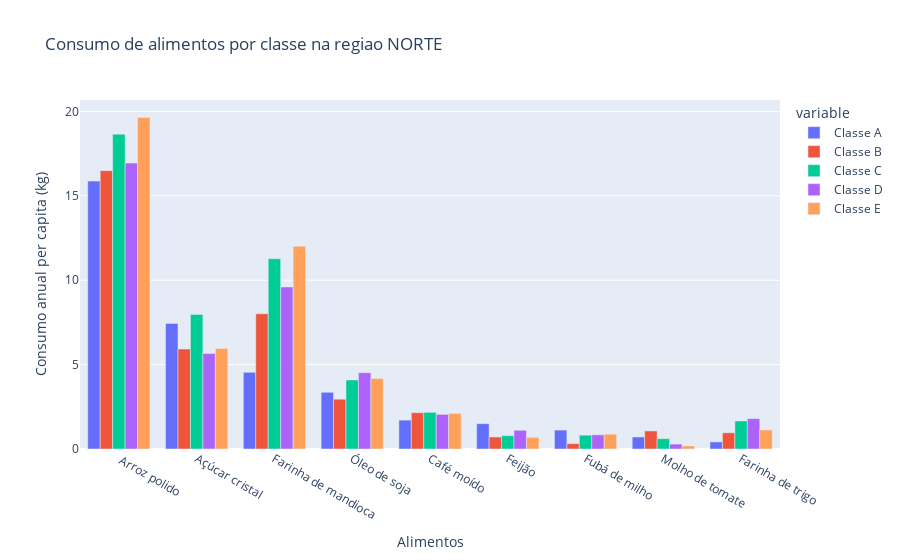

The cell this chart's notebook holds for it:
### Markdown cell above
* Região Norte

### Code cell
fig = px.bar(consumo_norte, barmode = 'group', x = 'Items', y = ['Classe A', 'Classe B', 'Classe C', 'Classe D', 'Classe E'], title = 'Consumo de alimentos por classe na regiao NORTE', labels= {'Items': 'Alimentos', 'value': 'Consumo anual per capita (kg)' })
fig.show()

### Figure 1 — Plotly figure (JSON) as saved in the notebook; plotly's stock layout.template omitted (floating-point values rounded to 4 significant figures)
{"data": [{"alignmentgroup": "True", "hovertemplate": "variable=Classe A<br>Alimentos=%{x}<br>Consumo anual per capita (kg)=%{y}<extra></extra>", "legendgroup": "Classe A", "marker": {"color": "#636efa", "pattern": {"shape": ""}}, "name": "Classe A", "offsetgroup": "Classe A", "orientation": "v", "showlegend": true, "textposition": "auto", "type": "bar", "x": [" Arroz polido", "Açúcar cristal", "Farinha de mandioca", "Óleo de soja", "Café moído", "Feijão", "Fubá de milho", "Molho de tomate", "Farinha de trigo"], "xaxis": "x", "y": [15.87, 7.44, 4.54, 3.36, 1.71, 1.5, 1.12, 0.71, 0.42], "yaxis": "y"}, {"alignmentgroup": "True", "hovertemplate": "variable=Classe B<br>Alimentos=%{x}<br>Consumo anual per capita (kg)=%{y}<extra></extra>", "legendgroup": "Classe B", "marker": {"color": "#EF553B", "pattern": {"shape": ""}}, "name": "Classe B", "offsetgroup": "Classe B", "orientation": "v", "showlegend": true, "textposition": "auto", "type": "bar", "x": [" Arroz polido", "Açúcar cristal", "Farinha de mandioca", "Óleo de soja", "Café moído", "Feijão", "Fubá de milho", "Molho de tomate", "Farinha de trigo"], "xaxis": "x", "y": [16.49, 5.92, 8.01, 2.95, 2.15, 0.71, 0.32, 1.07, 0.96], "yaxis": "y"}, {"alignmentgroup": "True", "hovertemplate": "variable=Classe C<br>Alimentos=%{x}<br>Consumo anual per capita (kg)=%{y}<extra></extra>", "legendgroup": "Classe C", "marker": {"color": "#00cc96", "pattern": {"shape": ""}}, "name": "Classe C", "offsetgroup": "Classe C", "orientation": "v", "showlegend": true, "textposition": "auto", "type": "bar", "x": [" Arroz polido", "Açúcar cristal", "Farinha de mandioca", "Óleo de soja", "Café moído", "Feijão", "Fubá de milho", "Molho de tomate", "Farinha de trigo"], "xaxis": "x", "y": [18.65, 7.97, 11.27, 4.09, 2.17, 0.79, 0.82, 0.61, 1.66], "yaxis": "y"}, {"alignmentgroup": "True", "hovertemplate": "variable=Classe D<br>Alimentos=%{x}<br>Consumo anual per capita (kg)=%{y}<extra></extra>", "legendgroup": "Classe D", "marker": {"color": "#ab63fa", "pattern": {"shape": ""}}, "name": "Classe D", "offsetgroup": "Classe D", "orientation": "v", "showlegend": true, "textposition": "auto", "type": "bar", "x": [" Arroz polido", "Açúcar cristal", "Farinha de mandioca", "Óleo de soja", "Café moído", "Feijão", "Fubá de milho", "Molho de tomate", "Farinha de trigo"], "xaxis": "x", "y": [16.94, 5.66, 9.6, 4.52, 2.05, 1.11, 0.84, 0.29, 1.8], "yaxis": "y"}, {"alignmentgroup": "True", "hovertemplate": "variable=Classe E<br>Alimentos=%{x}<br>Consumo anual per capita (kg)=%{y}<extra></extra>", "legendgroup": "Classe E", "marker": {"color": "#FFA15A", "pattern": {"shape": ""}}, "name": "Classe E", "offsetgroup": "Classe E", "orientation": "v", "showlegend": true, "textposition": "auto", "type": "bar", "x": [" Arroz polido", "Açúcar cristal", "Farinha de mandioca", "Óleo de soja", "Café moído", "Feijão", "Fubá de milho", "Molho de tomate", "Farinha de trigo"], "xaxis": "x", "y": [19.64, 5.96, 12.01, 4.17, 2.11, 0.69, 0.88, 0.18, 1.13], "yaxis": "y"}], "layout": {"barmode": "group", "legend": {"title": {"text": "variable"}, "tracegroupgap": 0}, "title": {"text": "Consumo de alimentos por classe na regiao NORTE"}, "xaxis": {"anchor": "y", "domain": [0, 1], "title": {"text": "Alimentos"}}, "yaxis": {"anchor": "x", "domain": [0, 1], "title": {"text": "Consumo anual per capita (kg)"}}}}
